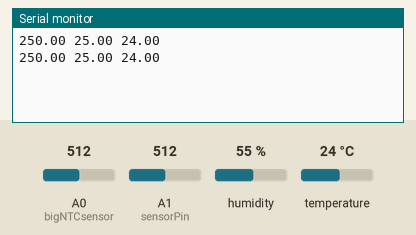
Recording of a sketch running on a simulated Arduino Uno, built with avr-gcc and run on an emulated ATmega328P. Shown: the last lines printed to the serial monitor. The inputs (shaded band) are chosen by the test bench; at power-on: temperature 24 °C, A0 (bigNTCsensor) = 512, A1 (sensorPin) = 512, humidity 55 %.

Above: at 1.8 s.
1.9 s: temperature set to 12 °C
At 2.7 s:
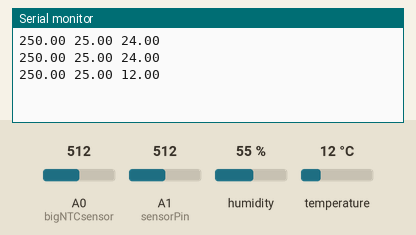
3.4 s: A0 (bigNTCsensor) set to 716
At 4.7 s:
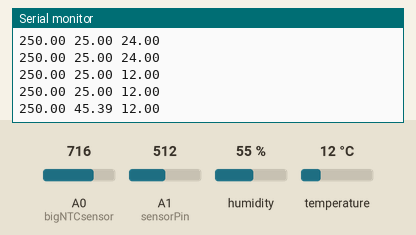
4.9 s: A1 (sensorPin) set to 716
At 6.0 s:
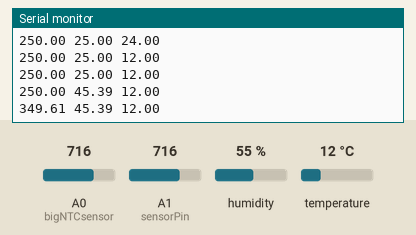
6.4 s: temperature set to 19 °C
At 7.7 s:
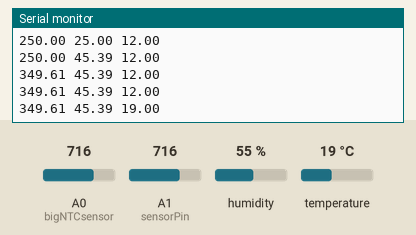
7.9 s: A0 (bigNTCsensor) set to 992
At 9.0 s:
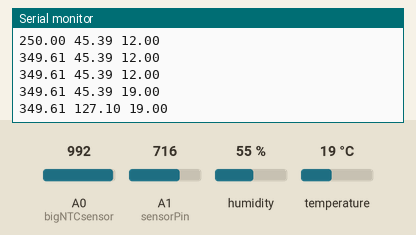
9.4 s: A1 (sensorPin) set to 992
At 11.1 s:
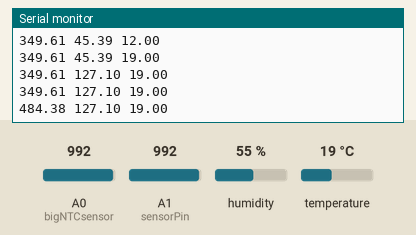
Timing chart, 0 to 11.9 s (numbered marks = the images above; inputs shaded):
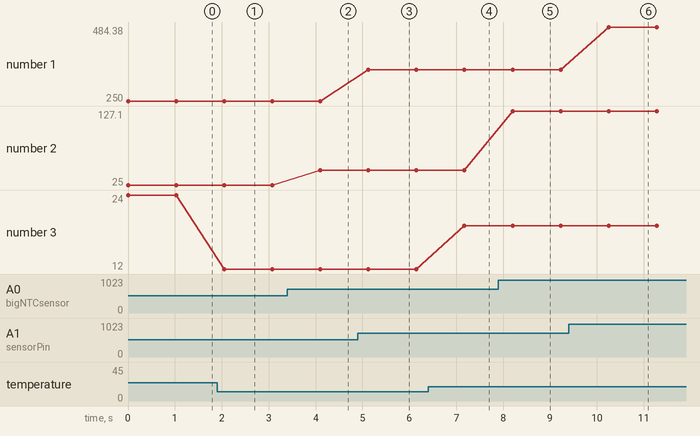

The sketch:

TempSensor.ino
```cpp
#include <OneWire.h>
#include <dht.h>


OneWire  ds(10);  // on pin 10 (a 4.7K resistor is necessary)

int bigNTCsensor = A0;
int sensorPin = A1;
int DHT1 = 7;
dht DHT;


void setup(void) {
  Serial.begin(9600);
}

void loop(void) {

/* LM35 sensor
  int reading = analogRead(sensorPin);
  float voltage = reading * (5.0 / 1024.0);
  float temperatureC = voltage * 100;
  Serial.print("LM35 Temperature sensor: ");
  Serial.print(temperatureC);
  Serial.print("\xC2\xB0"); // shows degree symbol
  Serial.println("C");
  */


/* Thermistor Sensor
  int readVal = analogRead(bigNTCsensor);
  double temp = Thermistor(readVal);
  Serial.print("Thermistor Temperature sensor is = ");
  Serial.print(temp);
  Serial.println(" Celcius, ");
  */

  /* Temperature and humidity sensor
    int chk = DHT.read11(DHT1);
    Serial.print("DHT11 Sensor: Temperature = ");
    Serial.print(DHT.temperature);
    Serial.print(" C");
    Serial.print(" | Humidity = ");
    Serial.println(DHT.humidity);
    Serial.println(); */

    int reading = analogRead(sensorPin);
    float voltage = reading * (5.0 / 1024.0);
    float temperatureC = voltage * 100;

    int readVal = analogRead(bigNTCsensor);
    double temp = Thermistor(readVal);
    Serial.print(temperatureC);
    Serial.print(" ");
    Serial.print(temp);
    Serial.print(" ");
    int chk = DHT.read11(DHT1);
    Serial.println(DHT.temperature);
    delay(1000);
}

double Thermistor(int RawACD) {
  double Temp;
  Temp = log(10000.0*(1024.0/RawACD-1));
  Temp = 1/(0.001129148 + (0.000234125 +(0.0000000876741 * Temp * Temp)) * Temp);
  Temp = Temp - 273.15;
  return Temp;
}
```

Measured:
- after the input at 1.9 s, the serial monitor: prints a new line after 0.15 s (image 1)
- after the input at 3.4 s, the serial monitor: prints a new line after 0.70 s (image 2)
- after the input at 4.9 s, the serial monitor: prints a new line after 0.23 s (image 3)
- after the input at 6.4 s, the serial monitor: prints a new line after 0.78 s (image 4)
- after the input at 7.9 s, the serial monitor: prints a new line after 0.30 s (image 5)
- after the input at 9.4 s, the serial monitor: prints a new line after 0.85 s (image 6)
- plotted number 1: 250 → 349.61 after the input at 4.9 s, 349.61 → 484.38 after the input at 9.4 s
- plotted number 2: 25 → 45.39 after the input at 3.4 s, 45.39 → 127.1 after the input at 7.9 s
